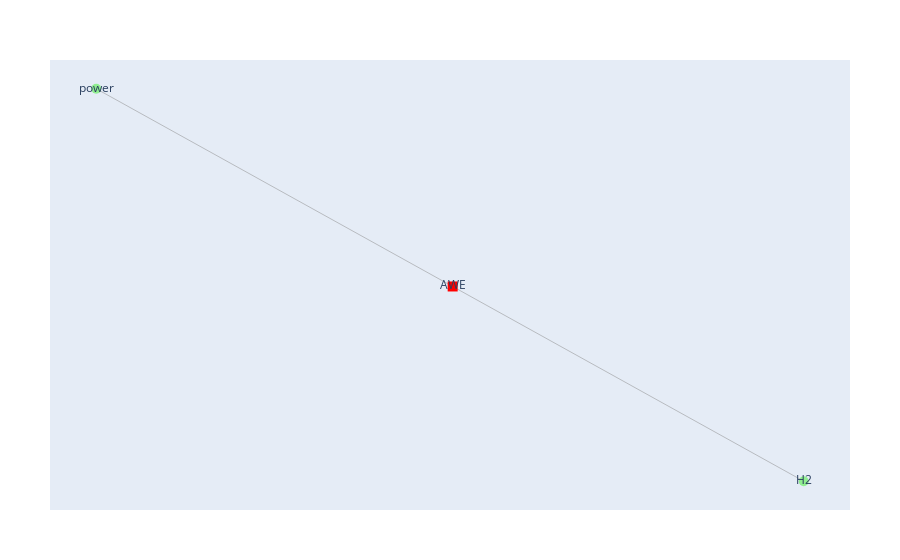

The notebook cell this image was saved under:
### Markdown cell above
Our problem is rather simple, is just a Tech that connects to different types of resources, as shown in the graph below:

### Code cell
vivi_graph(problem)

### Figure 1 — Plotly figure (JSON) as saved in the notebook; plotly's stock layout.template omitted (floating-point values rounded to 4 significant figures)
{"data": [{"line": {"color": "#888", "width": 0.5}, "mode": "lines", "type": "scatter", "x": [0.007557, 1, null, -1, 0.007557, null], "y": [-0.007557, -1, null, 1, -0.007557, null]}, {"marker": {"color": "red", "size": 10, "symbol": "square"}, "mode": "markers+text", "name": "Process", "text": ["AWE"], "type": "scatter", "x": [0.007557], "y": [-0.007557]}, {"marker": {"color": "yellow", "size": 10, "symbol": "diamond"}, "mode": "markers+text", "name": "Storage", "text": [], "type": "scatter", "x": [], "y": []}, {"marker": {"color": "#90EE90", "size": 10, "symbol": "circle"}, "mode": "markers+text", "name": "Resource", "text": ["power", "H2"], "type": "scatter", "x": [-1, 1], "y": [1, -1]}], "layout": {"hovermode": "closest", "margin": {"b": 50, "l": 50, "r": 50, "t": 60}, "showarrow": false, "showlegend": false, "titlefont": {"size": 16}, "xaxis": {"showgrid": false, "showticklabels": false, "zeroline": false}, "yaxis": {"showgrid": false, "showticklabels": false, "zeroline": false}}}
